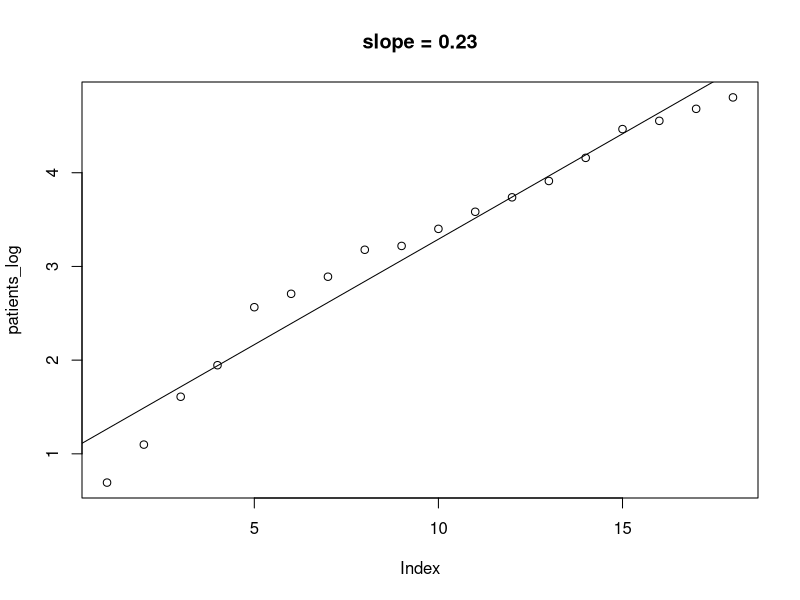

Reproduce this figure in R.
start_index <- 1

d <- c(2,3,5,7,13,15,18,24,25,30,36,42,50,64,87,95,108,122)
d <- d[start_index:length(d)]
patients_log <- log(d)

x <- 1:length(patients_log)

df <- data.frame(cbind(patients_log, x))
names(df) <- c("y","x")
fit <- lm("y ~ x", df)

jpeg("./mers_patients.jpg")
plot(patients_log)
abline(fit)
title(paste0("slope = ", toString(round(fit$coefficients[2],2))))
dev.off()
